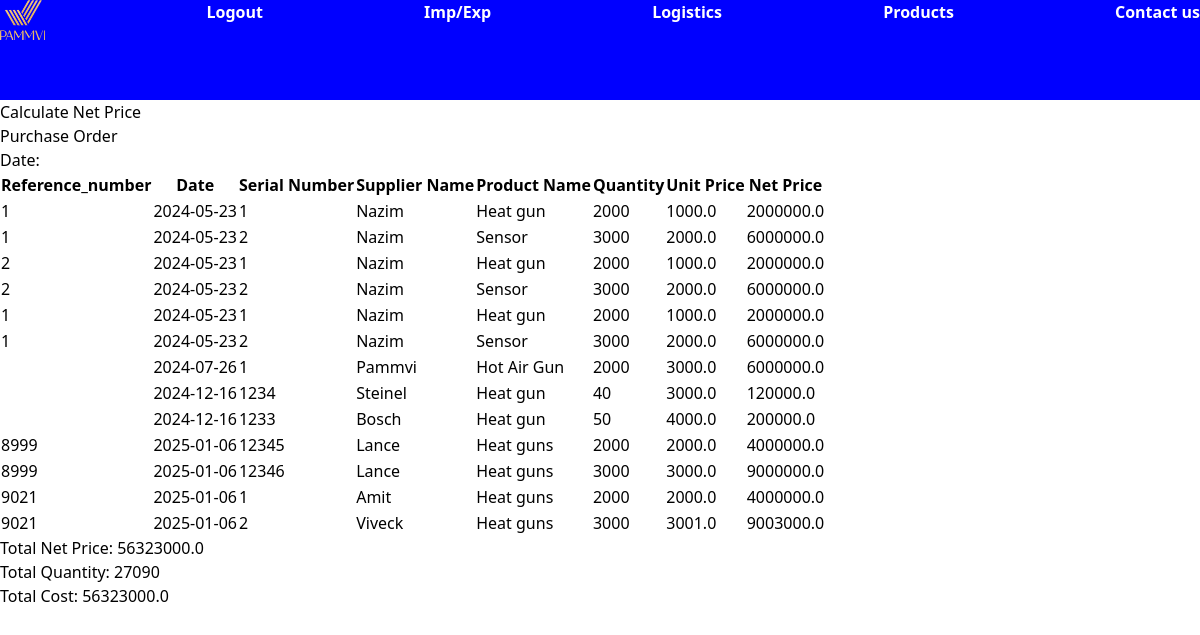
Page /calculate_net_price/calculate_net_price (signed in) on the committed database.
### my_project/models.py (models this page shows, shortened)
class PurchaseOrder(db.Model):
    __tablename__ = 'purchase_order'
    reference_num = db.Column(db.String(50), nullable=False, primary_key=True)
    order_id = db.Column(db.Integer, primary_key=True)
    date = db.Column(db.Date)  # Added date column
    serial_number = db.Column(db.Integer, nullable=False)
    ean_code = db.Column(db.String(50), nullable=False)
    supplier_id = db.Column(db.Integer, db.ForeignKey('supplier.supplier_id'))
    product_id = db.Column(db.Integer, db.ForeignKey('products.id'))  # Foreign key to Products
    qty = db.Column(db.Integer, nullable=False)
    unit_price = db.Column(db.Float, nullable=False)
    product_name = db.Column(db.String(50), nullable=False)
    color = db.Column(db.String(20), nullable=False)
    power = db.Column(db.String(20), nullable=False)
    label = db.Column(db.String(20), nullable=False)
    packing = db.Column(db.String(20), nullable=False)
    supplier_name = db.Column(db.String(50), nullable=False)
    supplier_address = db.Column(db.String(255), nullable=False)

### my_project/purchase_order/views.py (the view)
@calculate_net_price_blueprint.route('/calculate_net_price', methods=['POST', 'GET'])
def calculate_net_price():
    purchase_orders = PurchaseOrder.query.all()
    total_net_price = 0
    total_quantity = 0
    for purchase_order in purchase_orders:
        purchase_order.net_price = purchase_order.qty * purchase_order.unit_price
        total_net_price += purchase_order.net_price
        total_quantity += purchase_order.qty
    total_cost = total_net_price
    return render_template("calculate_net_price.html", purchase_orders=purchase_orders,
                           total_net_price=total_net_price, total_quantity=total_quantity, total_cost=total_cost)

### my_project/models.py (called while the page is built)
@login_manager.user_loader
def load_user(user_id):
    return User.query.get(user_id)

### my_project/purchase_order/templates/purchase_order/calculate_net_price.html (shortened to what this page needs)
{% extends "base.html" %}
{% block content %}
<a >Calculate Net Price</a>
    <h1>Purchase Order</h1>
    <p>Date: {{purchase_orders.date}}</p>
    <table>
        <thead>
            <tr>
                <th>Reference_number</th>
                <th>Date</th>
                <th>Serial Number</th>
                <th>Supplier Name</th>
                <th>Product Name</th>
                <th>Quantity</th>
                <th>Unit Price</th>
                <th>Net Price</th>
            </tr>
        </thead>
        <tbody>
            {% for order in purchase_orders%}
            <tr>
                <td>{{ order.reference_num}}</td>
                <td>{{ order.date }}</td>
                <td>{{ order.serial_number }}</td>
                <td>{{ order.supplier_name }}</td>
                <td>{{ order.product_name }}</td>
                <td>{{ order.qty }}</td>
                <td>{{ order.unit_price }}</td>
                <td>{{ order.net_price }}</td>
            </tr>
            {% endfor %}
        </tbody>
    </table>
    <p>Total Net Price: {{ total_net_price }}</p>
    <p>Total Quantity: {{ total_quantity }}</p>
    <p>Total Cost: {{ total_cost }}</p>
</body>
{% endblock %}

### my_project/static/style1.css (style rules this page uses)
.bg-custom { background-image: url('/static/images/images.webp'); background-size: cover; background-position: center; }

### rows in the picture
PurchaseOrder: reference_num "1", date "2024-05-23", serial_number "1", supplier_name "Nazim", product_name "Heat gun", qty "2000", unit_price "1000.0", net_price "2000000.0"
PurchaseOrder: reference_num "1", date "2024-05-23", serial_number "2", supplier_name "Nazim", product_name "Sensor", qty "3000", unit_price "2000.0", net_price "6000000.0"
PurchaseOrder: reference_num "2", date "2024-05-23", serial_number "1", supplier_name "Nazim", product_name "Heat gun", qty "2000", unit_price "1000.0", net_price "2000000.0"
PurchaseOrder: reference_num "2", date "2024-05-23", serial_number "2", supplier_name "Nazim", product_name "Sensor", qty "3000", unit_price "2000.0", net_price "6000000.0"
PurchaseOrder: reference_num "1", date "2024-05-23", serial_number "1", supplier_name "Nazim", product_name "Heat gun", qty "2000", unit_price "1000.0", net_price "2000000.0"
PurchaseOrder: reference_num "1", date "2024-05-23", serial_number "2", supplier_name "Nazim", product_name "Sensor", qty "3000", unit_price "2000.0", net_price "6000000.0"
PurchaseOrder: date "2024-07-26", serial_number "1", supplier_name "Pammvi", product_name "Hot Air Gun", qty "2000", unit_price "3000.0", net_price "6000000.0"
PurchaseOrder: date "2024-12-16", serial_number "1234", supplier_name "Steinel", product_name "Heat gun", qty "40", unit_price "3000.0", net_price "120000.0"
PurchaseOrder: date "2024-12-16", serial_number "1233", supplier_name "Bosch", product_name "Heat gun", qty "50", unit_price "4000.0", net_price "200000.0"
PurchaseOrder: reference_num "8999", date "2025-01-06", serial_number "12345", supplier_name "Lance", product_name "Heat guns", qty "2000", unit_price "2000.0", net_price "4000000.0"
PurchaseOrder: reference_num "8999", date "2025-01-06", serial_number "12346", supplier_name "Lance", product_name "Heat guns", qty "3000", unit_price "3000.0", net_price "9000000.0"
PurchaseOrder: reference_num "9021", date "2025-01-06", serial_number "1", supplier_name "Amit", product_name "Heat guns", qty "2000", unit_price "2000.0", net_price "4000000.0"
PurchaseOrder: reference_num "9021", date "2025-01-06", serial_number "2", supplier_name "Viveck", product_name "Heat guns", qty "3000", unit_price "3001.0", net_price "9003000.0"

### other values in the picture
{{ total_net_price }} "56323000.0"
{{ total_quantity }} "27090"
{{ total_cost }} "56323000.0"
